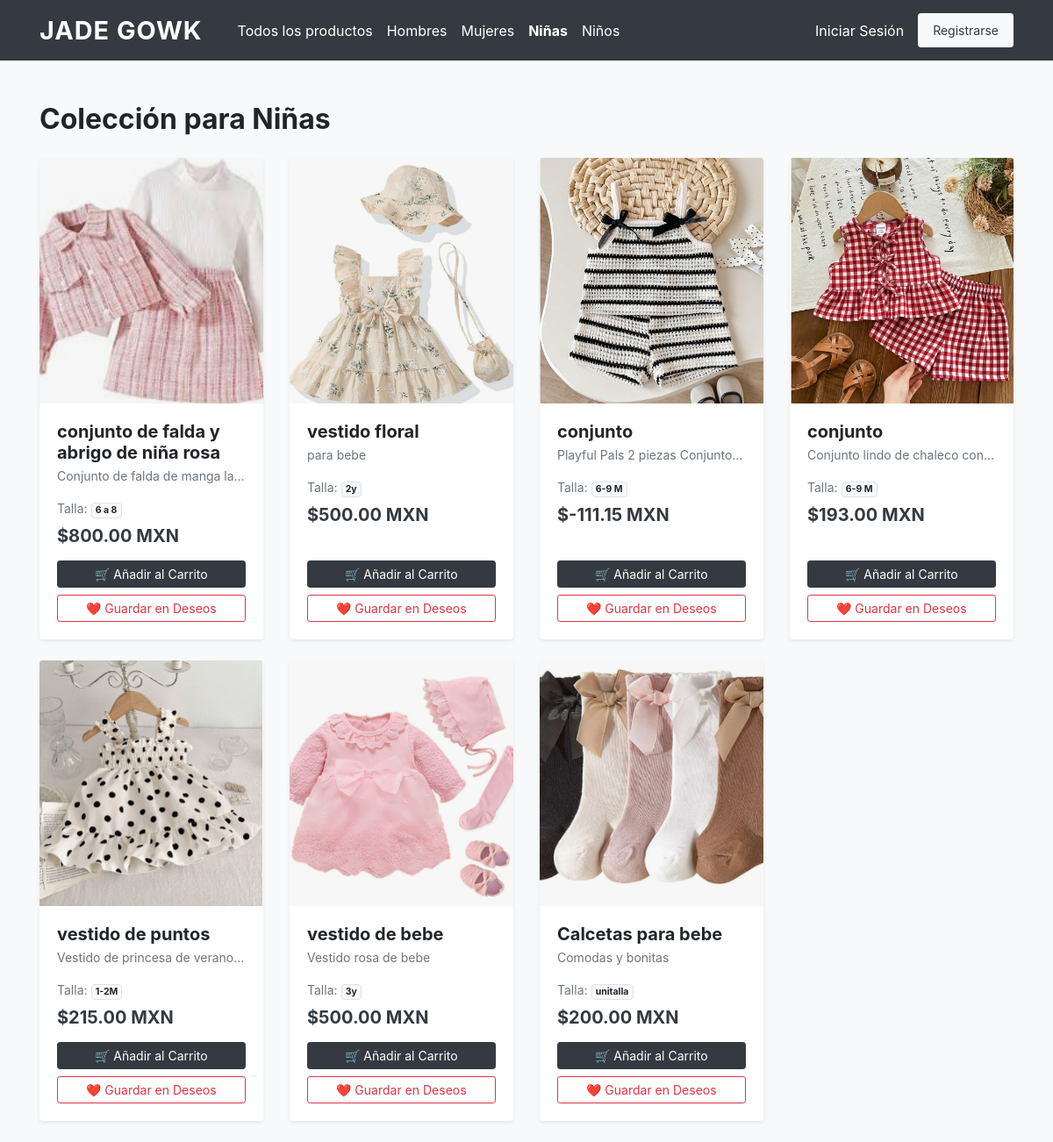
Page /niñas/ on the committed database.
### tienda/models.py (models this page shows, shortened)
class Producto(models.Model):
    CATEGORIAS = [
        ('Hombre', 'Hombre'),
        ('Mujer', 'Mujer'),
        ('Niña', 'Niña'),
        ('Niño', 'Niño'),
    ]
    nombre = models.CharField(max_length=100)
    descripcion = models.TextField()
    precio = models.DecimalField(max_digits=10, decimal_places=2)
    talla = models.CharField(max_length=10)
    stock = models.IntegerField()
    categoria = models.CharField(max_length=20, choices=CATEGORIAS)
    imagen = models.ImageField(upload_to='productos/', null=True, blank=True)

### tienda/views.py (called while the page is built)
def niñas(request):
    productos = Producto.objects.filter(categoria='Niña')
    return render(request, 'tienda/niñas.html', {'productos': productos})

### tienda/templates/tienda/niñas.html (shortened to what this page needs)
<!DOCTYPE html>
<html lang="es">
<head>
    <link rel="stylesheet" href="https://cdn.jsdelivr.net/npm/bootstrap@4.6.2/dist/css/bootstrap.min.css">
</head>
<body class="bg-light">
    <nav class="navbar navbar-expand-lg navbar-dark bg-dark sticky-top">
        <div class="container">
            <a class="navbar-brand" href="{% url 'inicio' %}">JADE GOWK</a>
            <div class="navbar-nav mr-auto">
                <a class="nav-link text-white ml-3" href="{% url 'inicio' %}">Todos los productos</a>
                <a class="nav-link text-white" href="{% url 'hombres' %}">Hombres</a>
                <a class="nav-link text-white" href="{% url 'mujeres' %}">Mujeres</a>
                <a class="nav-link text-white active font-weight-bold" href="{% url 'niñas' %}">Niñas</a>
                <a class="nav-link text-white" href="{% url 'niños' %}">Niños</a>
            </div>
            <div class="navbar-nav ml-auto align-items-center">
                {% if user.is_authenticated %}
                    <a class="nav-link text-white mr-2" href="{% url 'ver_lista_deseos' %}">❤️ Mis Deseos</a>
                    <a class="nav-link text-white mr-2" href="{% url 'ver_carrito' %}">🛒 Mi Carrito</a>
                    <a class="nav-link btn btn-outline-light btn-sm px-3 text-white" href="{% url 'perfil' %}">Mi Perfil</a>
                {% else %}
                    <a class="nav-link text-white mr-2" href="{% url 'login' %}">Iniciar Sesión</a>
                    <a class="nav-link btn btn-light btn-sm text-dark px-3" href="{% url 'registrar' %}">Registrarse</a>
                {% endif %}
            </div>
        </div>
    </nav>
    <div class="container mt-5">
        <h2 class="mb-4 font-weight-bold">Colección para Niñas</h2>
        <div class="row">
            {% for producto in productos %}
                <div class="col-md-3 mb-4">
                    <div class="card h-100 product-card border-0 shadow-sm">
                        {% if producto.imagen %}
                            <img src="{{ producto.imagen.url }}" class="card-img-top" alt="{{ producto.nombre }}" style="height: 280px; object-fit: cover;">
                        {% else %}
                            <div class="bg-secondary text-white d-flex align-items-center justify-content-center" style="height: 280px;">
                                <span>Sin imagen</span>
                            </div>
                        {% endif %}
                        <div class="card-body d-flex flex-column">
                            <h5 class="card-title font-weight-bold mb-1">{{ producto.nombre }}</h5>
                            <p class="card-text text-muted small text-truncate">{{ producto.descripcion }}</p>
                            <p class="text-muted small mb-2">Talla: <span class="badge badge-light border">{{ producto.talla }}</span></p>
                            <h5 class="text-dark font-weight-bold mb-3">${{ producto.precio }} MXN</h5>
                            <div class="mt-auto">
                                <a href="{% url 'agregar_al_carrito' producto.id %}" class="btn btn-dark btn-block btn-sm mb-1">🛒 Añadir al Carrito</a>
                                <a href="{% url 'agregar_a_deseos' producto.id %}" class="btn btn-outline-danger btn-block btn-sm">❤️ Guardar en Deseos</a>
                            </div>
                        </div>
                    </div>
                </div>
            {% empty %}
                <div class="col-12 text-center py-5">
                    <p class="text-muted h5">No hay productos disponibles en esta categoría actualmente.</p>
                </div>
            {% endfor %}
        </div>
    </div>
</body>
</html>

### tienda/templates/tienda/niñas.html (style rules this page uses)
.navbar-brand { font-weight: bold; font-size: 1.8rem; letter-spacing: 1px; }
.product-card { transition: transform 0.2s; }

### rows in the picture
Producto: imagen (picture), nombre "conjunto de falda y abrigo de niña rosa", descripcion "Conjunto de falda de manga la…", talla "6 a 8", precio "800.00"
Producto: imagen (picture), nombre "vestido floral", descripcion "para bebe", talla "2y", precio "500.00"
Producto: imagen (picture), nombre "conjunto", descripcion "Playful Pals 2 piezas Conjunto…", talla "6-9 M", precio "-111.15"
Producto: imagen (picture), nombre "conjunto", descripcion "Conjunto lindo de chaleco con…", talla "6-9 M", precio "193.00"
Producto: imagen (picture), nombre "vestido de puntos", descripcion "Vestido de princesa de verano…", talla "1-2M", precio "215.00"
Producto: imagen (picture), nombre "vestido de bebe", descripcion "Vestido rosa de bebe", talla "3y", precio "500.00"
Producto: imagen (picture), nombre "Calcetas para bebe", descripcion "Comodas y bonitas", talla "unitalla", precio "200.00"
